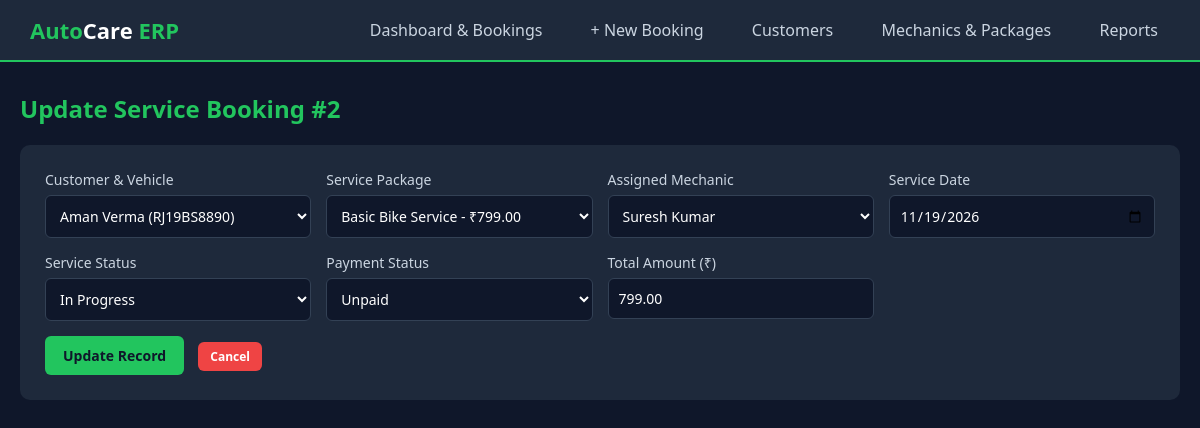
The app's page /edit_booking.php?id=2 (signed in) with its own data.
### tables this page shows
CREATE TABLE service_bookings (
    booking_id INT AUTO_INCREMENT PRIMARY KEY,
    customer_id INT NOT NULL,
    package_id INT NOT NULL,
    mechanic_id INT NOT NULL,
    booking_date DATE NOT NULL,
    service_status ENUM('Pending', 'In Progress', 'Completed') DEFAULT 'Pending',
    payment_status ENUM('Unpaid', 'Paid') DEFAULT 'Unpaid',
    total_amount DECIMAL(10,2) NOT NULL,
    FOREIGN KEY (customer_id) REFERENCES customers(customer_id) ON DELETE CASCADE,
    FOREIGN KEY (package_id) REFERENCES service_packages(package_id) ON DELETE CASCADE,
    FOREIGN KEY (mechanic_id) REFERENCES mechanics(mechanic_id) ON DELETE CASCADE
);

CREATE TABLE customers (
    customer_id INT AUTO_INCREMENT PRIMARY KEY,
    customer_name VARCHAR(100) NOT NULL,
    phone VARCHAR(15) NOT NULL,
    email VARCHAR(100),
    vehicle_type ENUM('Car', 'Bike') NOT NULL,
    vehicle_number VARCHAR(20) NOT NULL UNIQUE,
    vehicle_model VARCHAR(50) NOT NULL
);

CREATE TABLE service_packages (
    package_id INT AUTO_INCREMENT PRIMARY KEY,
    package_name VARCHAR(100) NOT NULL,
    vehicle_category ENUM('Car', 'Bike', 'Both') NOT NULL,
    price DECIMAL(10,2) NOT NULL,
    description TEXT
);

CREATE TABLE mechanics (
    mechanic_id INT AUTO_INCREMENT PRIMARY KEY,
    mechanic_name VARCHAR(100) NOT NULL,
    specialization VARCHAR(100) NOT NULL,
    phone VARCHAR(15) NOT NULL,
    status ENUM('Available', 'Busy') DEFAULT 'Available'
);

### edit_booking.php (the view, shortened to what this page needs)
<?php
include 'db.php';
$id = intval($_GET['id']);
$booking = mysqli_fetch_assoc(mysqli_query($conn, "SELECT * FROM service_bookings WHERE booking_id = $id"));
$customers = mysqli_query($conn, "SELECT * FROM customers");
$packages = mysqli_query($conn, "SELECT * FROM service_packages");
$mechanics = mysqli_query($conn, "SELECT * FROM mechanics");
?>
<!DOCTYPE html>
<html lang="en">
<head>
    <link rel="stylesheet" href="style.css">
</head>
<body>
<div class="navbar">
    <div class="logo">Auto<span>Care</span> ERP</div>
    <div class="nav-links">
        <a href="index.php">Dashboard & Bookings</a>
        <a href="add_booking.php">+ New Booking</a>
        <a href="customers.php">Customers</a>
        <a href="mechanics.php">Mechanics & Packages</a>
        <a href="report.php">Reports</a>
    </div>
</div>
<div class="container">
    <h2>Update Service Booking #<?php echo $id; ?></h2>
    <div class="form-box">
        <form method="POST">
            <div class="form-grid">
                <div class="form-group">
                    <label>Customer & Vehicle</label>
                    <select name="customer_id" required>
                        <?php while($c = mysqli_fetch_assoc($customers)): ?>
                            <option value="<?php echo $c['customer_id']; ?>" <?php if($c['customer_id'] == $booking['customer_id']) echo 'selected'; ?>>
                                <?php echo $c['customer_name'] . " (" . $c['vehicle_number'] . ")"; ?>
                            </option>
                        <?php endwhile; ?>
                    </select>
                </div>
                <div class="form-group">
                    <label>Service Package</label>
                    <select name="package_id" required>
                        <?php while($p = mysqli_fetch_assoc($packages)): ?>
                            <option value="<?php echo $p['package_id']; ?>" <?php if($p['package_id'] == $booking['package_id']) echo 'selected'; ?>>
                                <?php echo $p['package_name'] . " - ₹" . $p['price']; ?>
                            </option>
                        <?php endwhile; ?>
                    </select>
                </div>
                <div class="form-group">
                    <label>Assigned Mechanic</label>
                    <select name="mechanic_id" required>
                        <?php while($m = mysqli_fetch_assoc($mechanics)): ?>
                            <option value="<?php echo $m['mechanic_id']; ?>" <?php if($m['mechanic_id'] == $booking['mechanic_id']) echo 'selected'; ?>>
                                <?php echo $m['mechanic_name']; ?>
                            </option>
                        <?php endwhile; ?>
                    </select>
                </div>
                <div class="form-group">
                    <label>Service Date</label>
                    <input type="date" name="booking_date" value="<?php echo $booking['booking_date']; ?>" required>
                </div>
                <div class="form-group">
                    <label>Service Status</label>
                    <select name="service_status">
                        <option value="In Progress" <?php if($booking['service_status']=='In Progress') echo 'selected'; ?>>In Progress</option>
                    </select>
                </div>
                <div class="form-group">
                    <label>Payment Status</label>
                    <select name="payment_status">
                        <option value="Unpaid" <?php if($booking['payment_status']=='Unpaid') echo 'selected'; ?>>Unpaid</option>
                    </select>
                </div>
                <div class="form-group">
                    <label>Total Amount (₹)</label>
                    <input type="number" step="0.01" name="total_amount" value="<?php echo $booking['total_amount']; ?>" required>
                </div>
            </div>
            <button type="submit" class="btn btn-primary">Update Record</button>
            <a href="index.php" class="btn btn-delete" style="margin-left:10px;">Cancel</a>
        </form>
    </div>
</div>
</body>
</html>

### style.css (style rules this page uses)
* { margin: 0; padding: 0; box-sizing: border-box; font-family: 'Segoe UI', Tahoma, Geneva, Verdana, sans-serif; }
body { background-color: #0f172a; color: #f8fafc; }
.navbar { background-color: #1e293b; padding: 15px 30px; display: flex; justify-content: space-between; align-items: center; border-bottom: 2px solid #22c55e; }
.navbar .logo { font-size: 22px; font-weight: bold; color: #22c55e; }
.navbar .logo span { color: #fff; }
.nav-links a { color: #cbd5e1; text-decoration: none; margin-left: 20px; font-weight: 500; padding: 8px 12px; border-radius: 6px; transition: 0.2s; }
.container { max-width: 1200px; margin: 30px auto; padding: 0 20px; }
h2 { margin-bottom: 20px; color: #22c55e; }
.form-box { background-color: #1e293b; padding: 25px; border-radius: 10px; margin-bottom: 30px; }
.form-grid { display: grid; grid-template-columns: repeat(auto-fit, minmax(220px, 1fr)); gap: 15px; }
.form-group { display: flex; flex-direction: column; }
.form-group label { margin-bottom: 6px; font-size: 14px; color: #cbd5e1; }
.form-group input, .form-group select { padding: 10px; border-radius: 6px; border: 1px solid #334155; background-color: #0f172a; color: #fff; font-size: 14px; }
.btn { padding: 10px 18px; border: none; border-radius: 6px; cursor: pointer; font-weight: bold; text-decoration: none; display: inline-block; font-size: 14px; }
.btn-primary { background-color: #22c55e; color: #0f172a; margin-top: 15px; }
.btn-delete { background-color: #ef4444; color: #fff; padding: 6px 12px; font-size: 12px; }

### records on screen
service_bookings: customer_id "Aman Verma (RJ19BS8890)", package_id "Basic Bike Service - ₹799.00", mechanic_id "Suresh Kumar", booking_date "11/19/2026", service_status "In Progress", payment_status "Unpaid", total_amount "799.00"

### other values on screen
$id "2"
